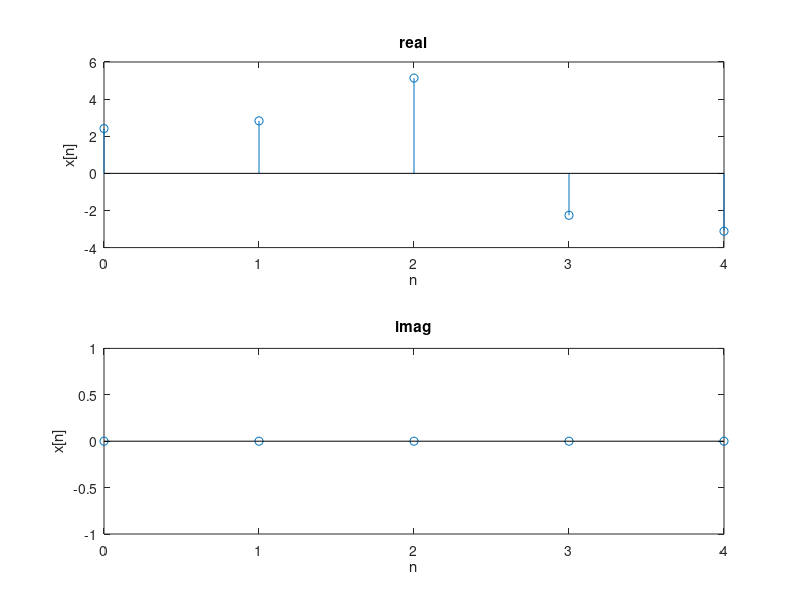
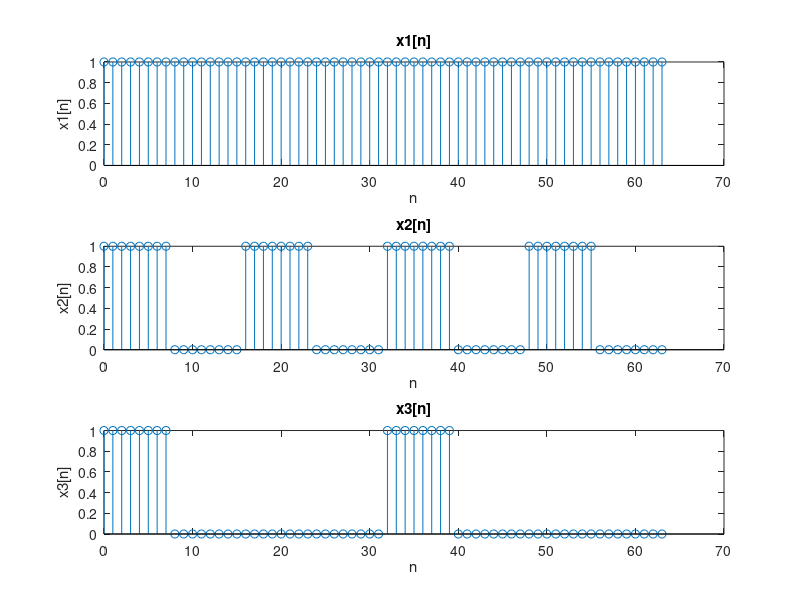
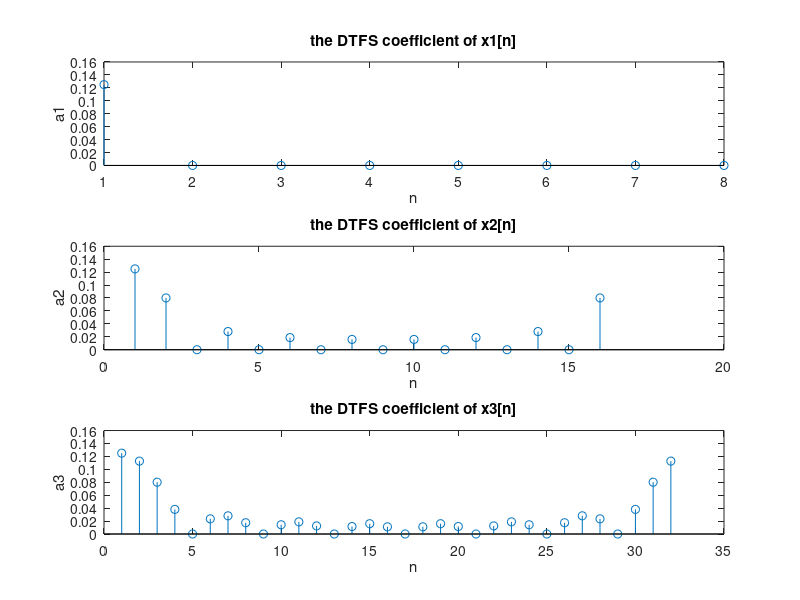
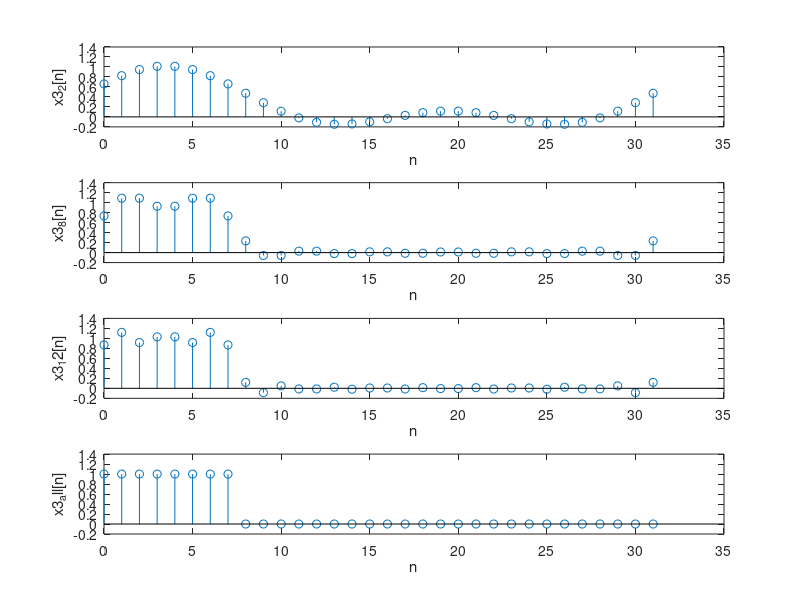

MATLAB code for these plots, in order:
clc;
clear;
clf;

%b
a=[1 2*exp(-(pi/2)*1i) exp((pi/4)*1i) exp(-(pi/4)*1i) 2*exp((pi/2)*1i)];

%c
figure(1);
x=5*ifft(a);
subplot(2,1,1),stem(0:4,real(x)),xlabel('n'),ylabel('x[n]'),title('real');
subplot(2,1,2),stem(0:4,imag(x)),xlabel('n'),ylabel('x[n]'),title('imag');

%d
figure(2);
X=[0:63];
N1=8;
N2=16;
N3=32;
x1=[ones(1,8)];
x11=[x1 x1 x1 x1 x1 x1 x1 x1];
x2=[ones(1,8) zeros(1,8)];
x22=[x2 x2 x2 x2];
x3=[ones(1,8) zeros(1,24)];
x33=[x3 x3];
subplot(3,1,1),stem(X,x11),xlabel('n'),ylabel('x1[n]'),title('x1[n]');
subplot(3,1,2),stem(X,x22),xlabel('n'),ylabel('x2[n]'),title('x2[n]');
subplot(3,1,3),stem(X,x33),xlabel('n'),ylabel('x3[n]'),title('x3[n]');

%e
figure(3);
a1=fft(x1)/64;
a2=fft(x2)/64;
a3=fft(x3)/64;
subplot(3,1,1),stem([1:8],abs(a1)),xlabel('n'),ylabel('a1'),title('the DTFS coefficient of x1[n]');
subplot(3,1,2),stem([1:16],abs(a2)),xlabel('n'),ylabel('a2'),title('the DTFS coefficient of x2[n]');
subplot(3,1,3),stem([1:32],abs(a3)),xlabel('n'),ylabel('a3'),title('the DTFS coefficient of x3[n]');

%fg
figure(4);
x3=[ones(1,8) zeros(1,24)];
n=0:31;
a33=fft(x3)*1/32;
x3_2=zeros(1,32);
x3_8=zeros(1,32);
x3_12=zeros(1,32);
x3_all=zeros(1,32);
for j=-2:2
    if j<0
        k=32+j;
        x3_2=x3_2+a33(k+1)*exp(2*pi/32*n*k*1i);
    else
        x3_2=x3_2+a33(j+1)*exp(2*pi/32*n*j*1i);
    end
end
for j=-8:8
    if j<0
        k=32+j;
        x3_8=x3_8+a33(k+1)*exp(2*pi/32*n*1i*k);
    else
        x3_8=x3_8+a33(j+1)*exp(2*pi/32*n*1i*j);
    end
end
for j=-12:12
    if j<0
        k=32+j;
        x3_12=x3_12+a33(k+1)*exp(2*pi/32*n*1i*k);
    else
        x3_12=x3_12+a33(j+1)*exp(2*pi/32*n*1i*j);
    end
end
for j=-15:16
    if j<0
        k=32+j;
        x3_all=x3_all+a33(k+1)*exp(2*pi/32*n*1i*k);
    else
        x3_all=x3_all+a33(j+1)*exp(2*pi/32*n*1i*j);
    end
end
subplot(4,1,1),stem(n,real(x3_2)),xlabel('n'),ylabel('x3_2[n]');
subplot(4,1,2),stem(n,real(x3_8)),xlabel('n'),ylabel('x3_8[n]');
subplot(4,1,3),stem(n,real(x3_12)),xlabel('n'),ylabel('x3_12[n]');
subplot(4,1,4),stem(n,real(x3_all)),xlabel('n'),ylabel('x3_all[n]');

%h
figure(5);
subplot(2,1,1),stem(n,real(x3_all)),xlabel('n'),ylabel('x3_all[n]');
subplot(2,1,2),stem(n,x3),xlabel('n'),ylabel('x3[n]');